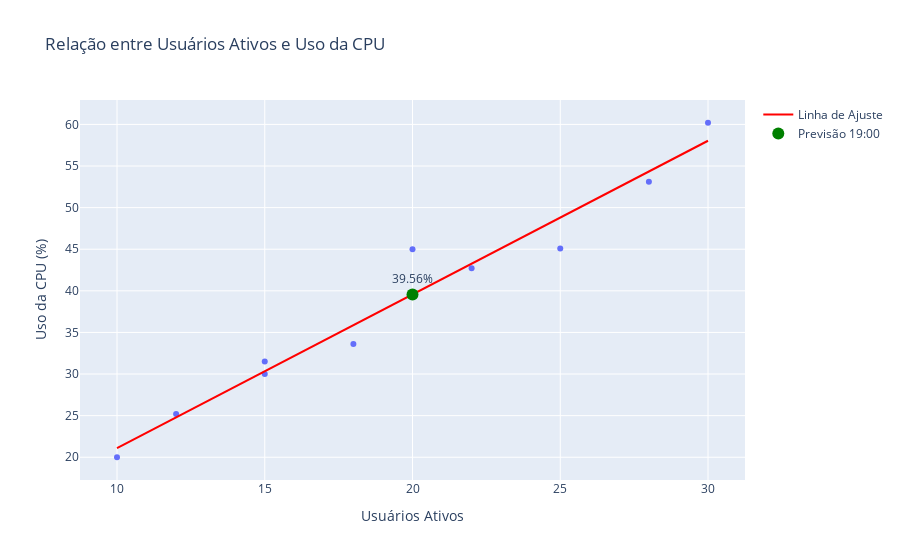

Notebook cell for this chart:
### Code cell
# Modelo de previsão:
# 5. Gráfico interativo Plotly
fig = px.scatter(df, x="Usuarios", y="CPU (%)",
                 title="Relação entre Usuários Ativos e Uso da CPU",
                 labels={"Usuarios": "Usuários Ativos", "CPU (%)": "Uso da CPU (%)"})

# Adicionar linha de regressão
fig.add_scatter(x=df["Usuarios"], y=df["CPU_Prevista"], mode="lines", name="Linha de Ajuste", line=dict(color="red"))

# Adicionar ponto de previsão às 19:00
fig.add_scatter(x=[usuarios_19h], y=[cpu_prevista_19h], mode="markers+text",
                name="Previsão 19:00", text=[f"{cpu_prevista_19h:.2f}%"], textposition="top center",
                marker=dict(size=12, color="green"))

fig.show()

### Figure 1 — Plotly figure (JSON) as saved in the notebook; plotly's stock layout.template omitted (floating-point values rounded to 4 significant figures)
{"data": [{"hovertemplate": "Usuários Ativos=%{x}<br>Uso da CPU (%)=%{y}<extra></extra>", "legendgroup": "", "marker": {"color": "#636efa", "symbol": "circle"}, "mode": "markers", "name": "", "orientation": "v", "showlegend": false, "type": "scatter", "x": [10, 12, 15, 25, 22, 18, 15, 20, 28, 30], "xaxis": "x", "y": [20.0, 25.2, 30.0, 45.1, 42.7, 33.6, 31.5, 45.0, 53.1, 60.2], "yaxis": "y"}, {"line": {"color": "red"}, "mode": "lines", "name": "Linha de Ajuste", "type": "scatter", "x": [10, 12, 15, 25, 22, 18, 15, 20, 28, 30], "y": [21.09, 24.79, 30.33, 48.8, 43.26, 35.87, 30.33, 39.56, 54.34, 58.04]}, {"marker": {"color": "green", "size": 12}, "mode": "markers+text", "name": "Previsão 19:00", "text": ["39.56%"], "textposition": "top center", "type": "scatter", "x": [20], "y": [39.56]}], "layout": {"legend": {"tracegroupgap": 0}, "title": {"text": "Relação entre Usuários Ativos e Uso da CPU"}, "xaxis": {"anchor": "y", "domain": [0, 1], "title": {"text": "Usuários Ativos"}}, "yaxis": {"anchor": "x", "domain": [0, 1], "title": {"text": "Uso da CPU (%)"}}}}
